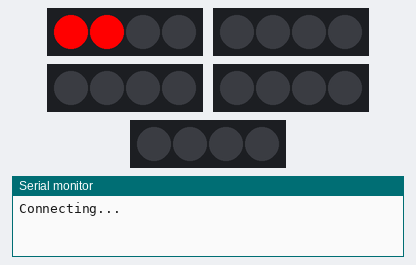
This sketch was run on a simulated ESP8266 (NodeMCU). On the bench: 5 × 4 RGB LEDs in strip order, left to right, the last lines printed to the serial monitor. Dim RGB values are drawn brighter than linear; WiFi joins after 1.5 s; servers stay silent unless stated; the strip is taken to match the declared colour order.

Above: at 0.6 s.
At 1.2 s:
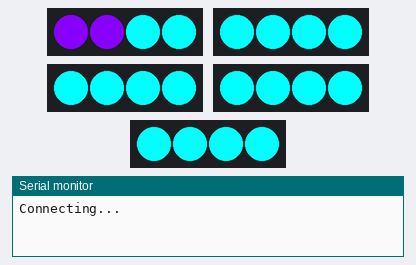
At 1.8 s:
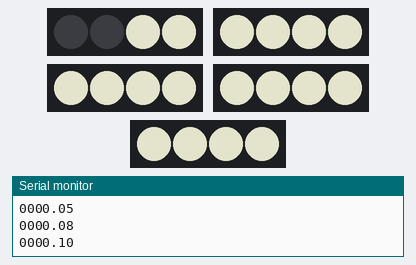
At 3.4 s:
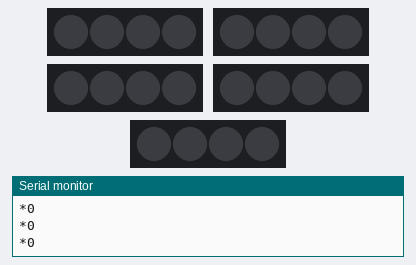
Timing chart, 0 to 4.9 s (numbered marks = the images above):
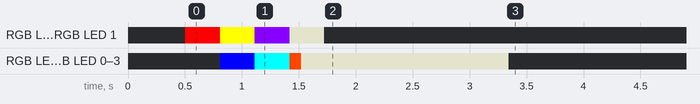

Measured:
- by itself, RGB LED 0, RGB LED 1: off → RGB(255, 0, 0) at 0.50 s, → RGB(255, 255, 0) 0.31 s later, → RGB(136, 0, 255) 0.31 s later, → RGB(170, 170, 153) 0.31 s later, … (5 changes in this stretch)
- by itself, RGB LED 2, RGB LED 3, RGB LED 0–3, RGB LED 0–3, RGB LED 0–3, RGB LED 0–3: off → RGB(0, 0, 255) at 0.81 s, → RGB(0, 255, 255) 0.31 s later, → RGB(255, 69, 0) 0.31 s later, → RGB(170, 170, 153) 0.10 s later, … (5 changes in this stretch)

The sketch:

Tangible_Prototype_Arduino.ino
```cpp
#include <Adafruit_NeoPixel.h>
#include <ESP8266WiFi.h>
#include <ESP8266HTTPClient.h>
#include <ArduinoJson.h>

//Each PIN_[x] should connect Arduino D[x] pin
#define PIN_1 D1       //define connected strip pin
#define PIN_2 D2       //define connected strip pin
#define PIN_3 D3     //define connected strip pin
#define PIN_4 D4       //define connected strip pin
#define PIN_5 D5       //define connected strip pin

#define LAYERNUM 2  //define the number of strips on each pin
#define LEDNUM 2   //define the number of LEDs on each layer
#define STRIPNUM 10  //define the number of strips

const char* ssid = "SISS";
const char* password = "12341234";

//Define common LED color in HEX format
unsigned long color[10] =
{
  0xFF0000, 0x00FF00, 0x0000FF,
  0xFFFF00, 0xFF0088, 0x00FFFF,
  0x8800FF, 0x00FF55, 0xFF4500,
  0xAAAA99
};

unsigned long currentColor;

//URL of the queue.txt
//const char* URL = "http://music.oliviervanduuren.nl/queue.txt";
const char* URL = "http://music.sarkrui.com/queue.txt";

long queueColor[10];
int stripArray[LAYERNUM][LEDNUM];

//Declarating strip_0 to strip_4
Adafruit_NeoPixel strip_0 = Adafruit_NeoPixel(LAYERNUM * LEDNUM, PIN_1, NEO_BRG + NEO_KHZ800);
Adafruit_NeoPixel strip_1 = Adafruit_NeoPixel(LAYERNUM * LEDNUM, PIN_2, NEO_BRG + NEO_KHZ800);
Adafruit_NeoPixel strip_2 = Adafruit_NeoPixel(LAYERNUM * LEDNUM, PIN_3, NEO_BRG + NEO_KHZ800);
Adafruit_NeoPixel strip_3 = Adafruit_NeoPixel(LAYERNUM * LEDNUM, PIN_4, NEO_BRG + NEO_KHZ800);
Adafruit_NeoPixel strip_4 = Adafruit_NeoPixel(LAYERNUM * LEDNUM, PIN_5, NEO_BRG + NEO_KHZ800);

void setup() {

  //Setup the serial and Wi-Fi
  Serial.begin(115200);
  WiFi.begin(ssid, password);

  //Setup the strips
  setStripArray();
  stripBegin();
  stripInit(5);
  int i = 0;
  while (WiFi.status() != WL_CONNECTED)
  {

    delay(500);
    Serial.println("Connecting...");
    while (i < 10) {

      for (int j = 0; j < 10; j++) {
        setLayerColor(j, color[i]);
        delay(10);
      }
      i++;
    }
  }

}

//Using strtol to convert strings to values
//Source: https://www.thinkage.ca/gcos/expl/c/lib/strtol.html
//Also, https://stackoverflow.com/questions/28104559/arduino-strange-behavior-converting-hex-to-rgb

void loopColor() {

  long setupColor[] = {

    0xFF0000, 0x00FF00, 0x0000FF,
    0xFFFF00, 0xFF0088, 0x00FFFF,
    0x8800FF, 0x00FF55, 0xFF4500,
    0xAAAA99
  };

  for (int x = 0; x < 10; x++) {

    for (int y = 0; x < 10;)
      setLayerColor(y, setupColor[y]);
  }
}

long Str2Hex(const char* hexstring) {

  long hex = (long) strtol(&hexstring[1], NULL, 16);
  return hex;
}

void setStripArray() {
  int ledNumber = 0;
  for (int x = 0; x < LAYERNUM; x++) {
    for (int y = 0; y < LEDNUM; y++) {
      stripArray[x][y] = ledNumber;
      ledNumber++;
    }
  }
}

void stripBegin() {

  strip_0.begin();
  strip_1.begin();
  strip_2.begin();
  strip_3.begin();
  strip_4.begin();
}

//Nothing happens after call setPixel()
//There are two main culprits for this:
//forgetting to call strip.begin() in setup().
//forgetting to call strip.show() after setting pixel colors.
//https://learn.adafruit.com/adafruit-neopixel-uberguide/arduino-library-use#faq-35

void stripInit(char stripNum) {
  switch (stripNum) {
    case 0:
      strip_0.show();
      break;

    case 1:
      strip_1.show();
      break;

    case 2:
      strip_2.show();
      break;

    case 3:
      strip_3.show();
      break;

    case 4:
      strip_4.show();
      break;

    case 5:
      strip_0.show();
      strip_1.show();
      strip_2.show();
      strip_3.show();
      strip_4.show();
      break;
  }
}

//grab data from the URL and update it in the queueColor[10] array
long updateQueue()
{
  if (WiFi.status() == WL_CONNECTED)
  {
    HTTPClient http; //Object of class HTTPClient
    http.begin(URL);
    int httpCode = http.GET();

    if (httpCode > 0)
    {
      const size_t bufferSize = JSON_ARRAY_SIZE(10) + 10 * JSON_OBJECT_SIZE(2);
      DynamicJsonBuffer jsonBuffer(bufferSize);
      JsonObject& root = jsonBuffer.parseObject(http.getString());

      const char* colorRaw_0 = root["position_1"] | "#000";
      const char* colorRaw_1 = root["position_2"] | "#000";
      const char* colorRaw_2 = root["position_3"] | "#000";
      const char* colorRaw_3 = root["position_4"] | "#000";
      const char* colorRaw_4 = root["position_5"] | "#000";
      const char* colorRaw_5 = root["position_6"] | "#000";
      const char* colorRaw_6 = root["position_7"] | "#000";
      const char* colorRaw_7 = root["position_8"] | "#000";
      const char* colorRaw_8 = root["position_9"] | "#000";
      const char* colorRaw_9 = root["position_10"] | "#000";

      long color_0 = Str2Hex(colorRaw_0);
      long color_1 = Str2Hex(colorRaw_1);
      long color_2 = Str2Hex(colorRaw_2);
      long color_3 = Str2Hex(colorRaw_3);
      long color_4 = Str2Hex(colorRaw_4);
      long color_5 = Str2Hex(colorRaw_5);
      long color_6 = Str2Hex(colorRaw_6);
      long color_7 = Str2Hex(colorRaw_7);
      long color_8 = Str2Hex(colorRaw_8);
      long color_9 = Str2Hex(colorRaw_9);


      Serial.println("Queue Color:");

      queueColor[0] = Str2Hex(colorRaw_0);
      queueColor[1] = Str2Hex(colorRaw_1);
      queueColor[2] = Str2Hex(colorRaw_2);
      queueColor[3] = Str2Hex(colorRaw_3);
      queueColor[4] = Str2Hex(colorRaw_4);
      queueColor[5] = Str2Hex(colorRaw_5);
      queueColor[6] = Str2Hex(colorRaw_6);
      queueColor[7] = Str2Hex(colorRaw_7);
      queueColor[8] = Str2Hex(colorRaw_8);
      queueColor[9] = Str2Hex(colorRaw_9);

      currentColor = queueColor[0];


      //Serial.print("Color:");
      //Serial.println(color);

    }
    http.end(); //Close connection
  }
}

//Using [0 - 9] to determine layers
//Using 0xffffff to set colors
//If the strip does not show as expected
//then you might want to check if the grounds are all connected
//inclu. GND of power supply, GND of arduino.

void setLayerColor(char setLayer, long colorHex) {

  //Color Code input in Hex format
  //Using right bit shift to convert colorCodes into R,G,B resepactively
  char R = colorHex >> 16; // right bit shift 16 bits
  char G = colorHex >> 8 & 0xFF; //right bit shift 8 bits
  char B = colorHex & 0xFF;

  //Switch strip layers
  switch (setLayer) {

    //Strip_0
    case 0:
      for (int i = 0; i < LEDNUM; i++) {
        strip_0.setPixelColor(stripArray[0][i], R, G, B);
      }
      stripInit(0);

      break;
    case 1:
      for (int i = 0; i < LEDNUM; i++) {
        strip_0.setPixelColor(stripArray[1][i], R, G, B);
      }
      stripInit(0);
      break;

    //Strip_1
    case 2:

      for (int i = 0; i < LEDNUM; i++) {
        strip_1.setPixelColor(stripArray[0][i], R, G, B);
      }
      stripInit(1);
      break;

    case 3:
      //strip_1.show();
      for (int i = 0; i < LEDNUM; i++) {
        strip_1.setPixelColor(stripArray[1][i], R, G, B);
      }
      stripInit(1);
      break;

    //Strip_2
    case 4:
      for (int i = 0; i < LEDNUM; i++) {
        strip_2.setPixelColor(stripArray[0][i], R, G, B);
      }
      stripInit(2);

      break;
    case 5:

      for (int i = 0; i < LEDNUM; i++) {
        strip_2.setPixelColor(stripArray[1][i], R, G, B);
      }
      stripInit(2);

      break;

    //Strip_3
    case 6:
      //strip_3.show();
      for (int i = 0; i < LEDNUM; i++) {
        strip_3.setPixelColor(stripArray[0][i], R, G, B);
      }
      stripInit(3);

      break;
    case 7:
      //strip_3.show();
      for (int i = 0; i < LEDNUM; i++) {
        strip_3.setPixelColor(stripArray[1][i], R, G, B);
      }
      stripInit(3);

      break;

    //Strip_4
    case 8:

      for (int i = 0; i < LEDNUM; i++) {
        strip_4.setPixelColor(stripArray[0][i], R, G, B);
      }
      stripInit(4);

      break;
    case 9:

      for (int i = 0; i < LEDNUM; i++) {
        strip_4.setPixelColor(stripArray[1][i], R, G, B);
      }
      stripInit(4);
      break;
    default:
      // statements
      break;
  }
}


//Assigning Color to each strip from data received from the designated URL
void assignColor() {

  for (char pointer = 1; pointer < 10; pointer ++) {

    setLayerColor(pointer, queueColor[pointer]);
    Serial.print("*");
    Serial.print(queueColor[pointer], HEX);
    Serial.println();
  }
  Serial.println();
}

void blinkCurrentColor(long colorHex) {

  int times = 40;
  int full = 1;
  float interval = 0.025;
  int delayTimes = 20;
  //For loop times

  char highR = colorHex >> 16; // right bit shift 16 bits
  char highG = colorHex >> 8 & 0xFF; //right bit shift 8 bits
  char highB = colorHex & 0xFF;

  float percent = 0;
  char R;
  char G;
  char B;

  //Lights up
  for (int i = 0; i < times; i++) {

    R = highR * percent;
    G = highG * percent;
    B = highB * percent;

    strip_0.setPixelColor(0, R, G, B);
    strip_0.setPixelColor(1, R, G, B);
    Serial.print(R, HEX);
    Serial.print(G, HEX);
    Serial.print(B, HEX);
    stripInit(0);
    delay(delayTimes);
    percent += interval;
    Serial.println(percent);
  }

  //Lights down
  for (int i = times; i > 0; i--) {

    R = highR * percent;
    G = highG * percent;
    B = highB * percent;

    strip_0.setPixelColor(0, R, G, B);
    strip_0.setPixelColor(1, R, G, B);
    Serial.print(R, HEX);
    Serial.print(G, HEX);
    Serial.print(B, HEX);
    stripInit(0);
    delay(delayTimes);
    percent -= interval;
    Serial.println(percent);
  }

}


void loop() {

  updateQueue();
  blinkCurrentColor(currentColor);
  assignColor();
  delay(50);

}
```
